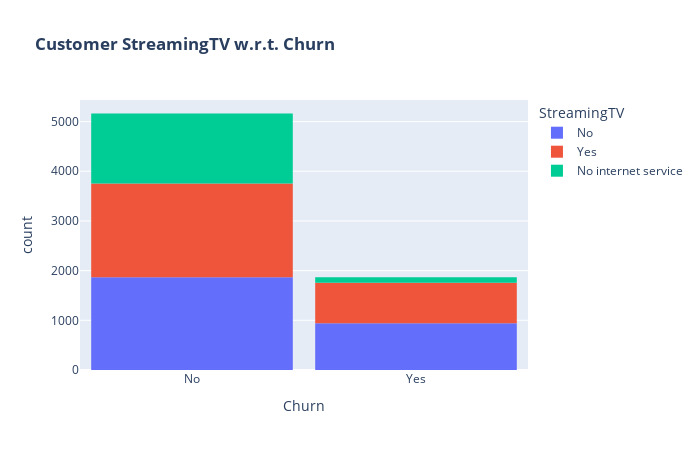

The notebook cell saved with this chart:
### Code cell
fig = px.histogram(df, x="Churn", color="StreamingTV", title="<b>Customer StreamingTV w.r.t. Churn</b>")
fig.update_layout(width=700, height=450, bargap=0.1)
fig.show()

### Figure 1 — Plotly figure (JSON) as saved in the notebook; plotly's stock layout.template omitted (floating-point values rounded to 4 significant figures; data arrays with more than 128 entries replaced by an {"elided": "..."} marker saying what was removed)
{"data": [{"bingroup": "x", "hovertemplate": "StreamingTV=No<br>Churn=%{x}<br>count=%{y}<extra></extra>", "legendgroup": "No", "marker": {"color": "#636efa", "pattern": {"shape": ""}}, "name": "No", "orientation": "v", "showlegend": true, "type": "histogram", "x": {"elided": "2809 str values"}, "xaxis": "x", "yaxis": "y"}, {"bingroup": "x", "hovertemplate": "StreamingTV=Yes<br>Churn=%{x}<br>count=%{y}<extra></extra>", "legendgroup": "Yes", "marker": {"color": "#EF553B", "pattern": {"shape": ""}}, "name": "Yes", "orientation": "v", "showlegend": true, "type": "histogram", "x": {"elided": "2703 str values"}, "xaxis": "x", "yaxis": "y"}, {"bingroup": "x", "hovertemplate": "StreamingTV=No internet service<br>Churn=%{x}<br>count=%{y}<extra></extra>", "legendgroup": "No internet service", "marker": {"color": "#00cc96", "pattern": {"shape": ""}}, "name": "No internet service", "orientation": "v", "showlegend": true, "type": "histogram", "x": {"elided": "1520 str values"}, "xaxis": "x", "yaxis": "y"}], "layout": {"bargap": 0.1, "barmode": "relative", "height": 450, "legend": {"title": {"text": "StreamingTV"}, "tracegroupgap": 0}, "title": {"text": "<b>Customer StreamingTV w.r.t. Churn</b>"}, "width": 700, "xaxis": {"anchor": "y", "domain": [0, 1], "title": {"text": "Churn"}}, "yaxis": {"anchor": "x", "domain": [0, 1], "title": {"text": "count"}}}}
